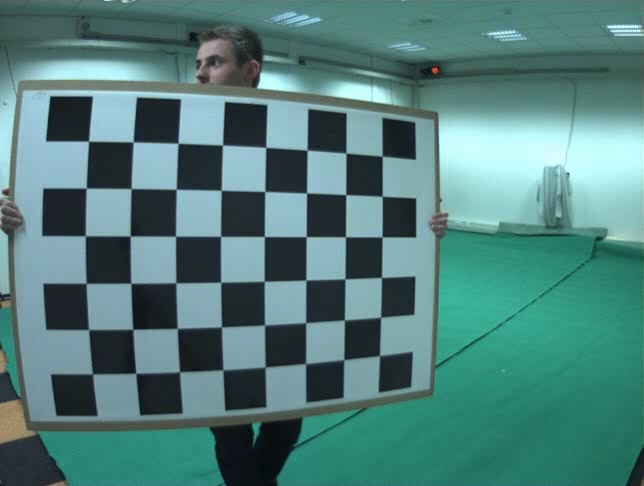
#> input picture data/cam1/1.jpg, 644 x 486 px
$ python -i project.py   (imports and definitions only)
#> lines starting #> are read from the running program, lines starting #| are printed output that depends on the picture
#> further down, picture is the input picture: shape (486, 644, 3); mean B, G, R 124, 127.2, 81.9
import cv2 as cv
import numpy as np
import os
import glob
from CalibrationInstance import CalibrationInstance
import util

# Stride length
stride = 44 # mm

# Termination criteria
criteria = (cv.TERM_CRITERIA_EPS + cv.TERM_CRITERIA_MAX_ITER, 30, 0.001)

#global grid, objp, axis_points, cube_points

# Initialize points for calibration
# [18 lines left out: function initialize_points, not called in this run]

# Arrays to store object points and image points for calibration from all images
points_25 = {} # 'image_fname: (objpoints, imgpoints)
points_10 = {}
points_5  = {}

# Sort test images
# [1 line not run here, left out]
images = sorted(glob.glob('media/*.jpg') + glob.glob('media/*.jpeg'))

# Flags for corner detection
flags = cv.CALIB_CB_EXHAUSTIVE + cv.CALIB_CB_ACCURACY

# Initialize calibration variables
ret, matrix, distortion_coef, rotation_vecs, translation_vecs = None, None, None, None, None

# Initialize display images for manual calibration
clicked_points = []

# Function called upon mouse click
# [92 lines left out: functions mouse_callback, manual_check, find_roll_pitch_yaw, solvepnp_vectors, not called in this run]

# CHOICE TASK
# Preprocesses the image for clarity, increasing corner detection rate
def preprocessing(img):

    # Resize img (needs to be resized in projection as well if we decide to do so)
    processed_img = cv.resize(img, (int(img.shape[1]/2), int(img.shape[0]/2)))
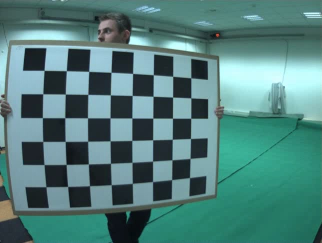
#> processed_img: shape (243, 322, 3); mean B, G, R 124.1, 127.3, 82

    # Convert image to grayscale
    processed_img = cv.cvtColor(img, cv.COLOR_BGR2GRAY)
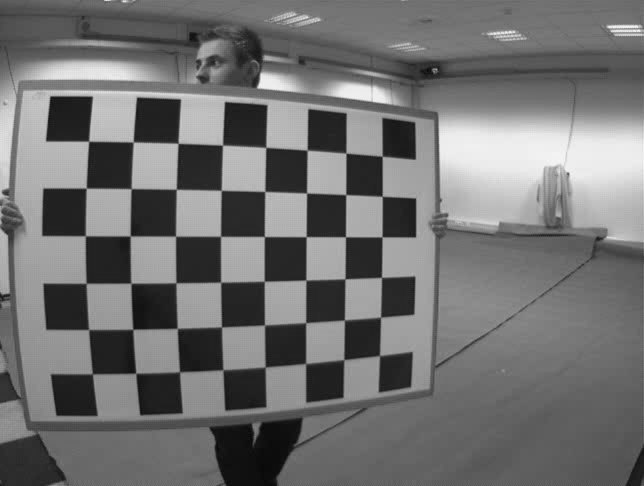
#> processed_img: shape (486, 644); min 8, max 244, mean 113.2

    # Apply CLAHE preprocessing for increased contrast and glare reduction
    clahe = cv.createCLAHE(clipLimit=20.0, tileGridSize=(8, 8))
    processed_img = clahe.apply(processed_img)
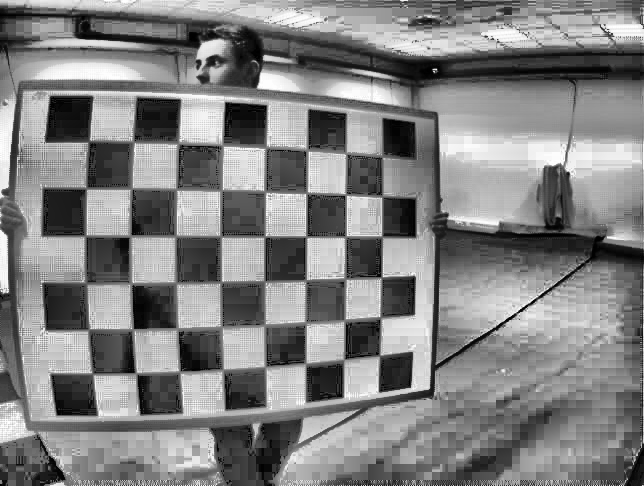
#> processed_img: shape (486, 644); min 0, max 255, mean 129.5

    # Apply slight gaussian blur to reduce the effect of glare on edge detection
    processed_img = cv.GaussianBlur(processed_img, (5, 5), 0)

    return processed_img

# Automatically sample N frames from a video file given its path
# [324 lines left out: functions sample_frames, get_all_points, get_points, calibrate_camera, draw_axis, draw_cube and 1 more, not called in this run]

>>> import cv2
>>> picture = cv2.imread('data/cam1/1.jpg')
>>> result = preprocessing(picture)

$ run again, on data/cam1/10.jpg
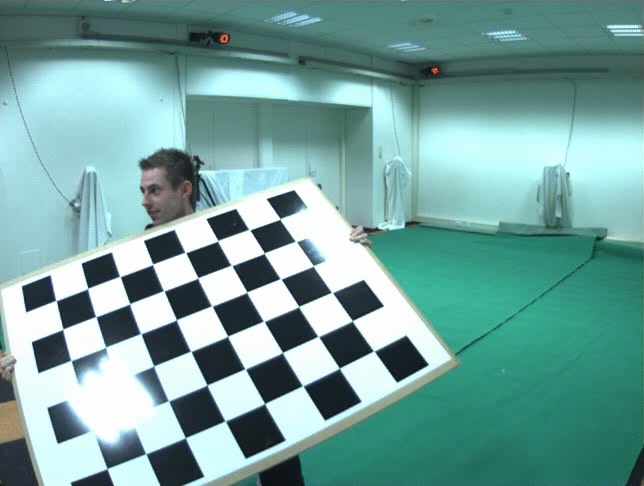
#> input picture data/cam1/10.jpg, 644 x 486 px
#> picture is the input picture: shape (486, 644, 3); mean B, G, R 157.6, 161.9, 116.4
#> in preprocessing, `processed_img = cv.cvtColor(img, cv.COLOR_BGR2GRAY)`:
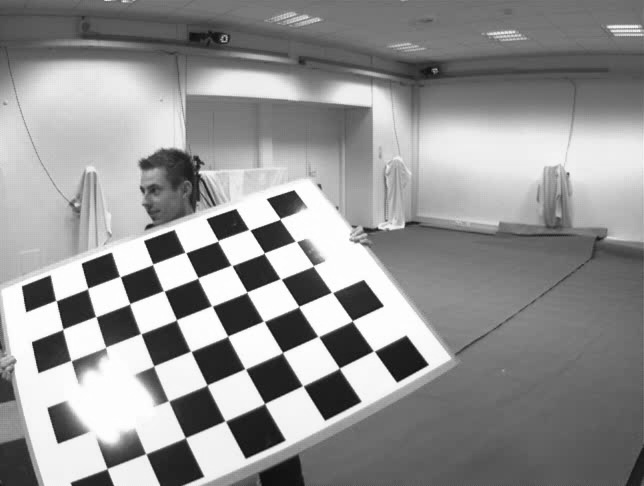
#> processed_img: shape (486, 644); min 12, max 255, mean 147.8
#> in preprocessing, `processed_img = clahe.apply(processed_img)`:
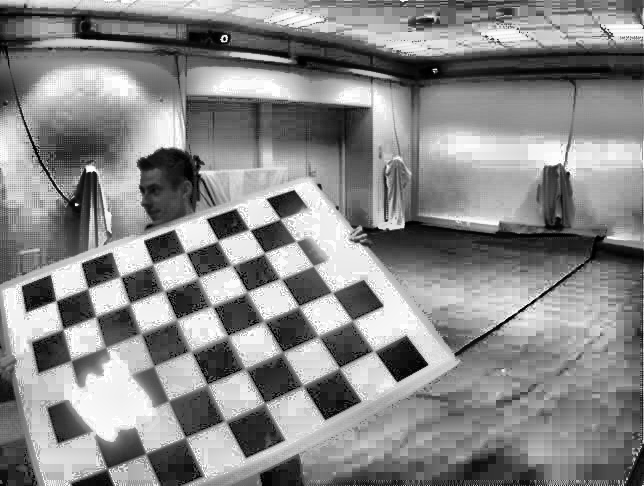
#> processed_img: shape (486, 644); min 0, max 255, mean 136.6

$ run again, on data/cam1/11.jpg
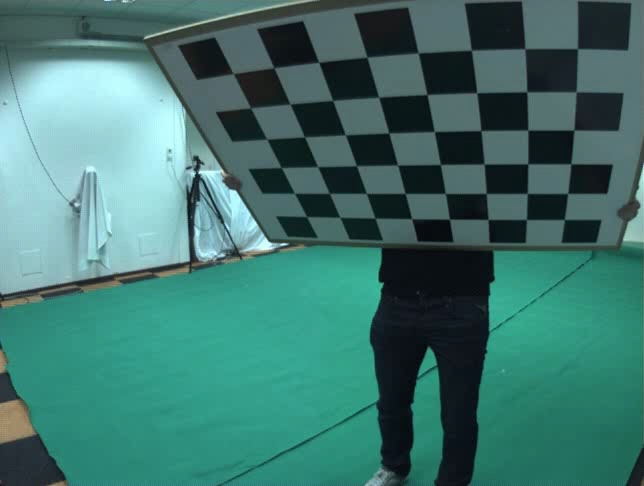
#> input picture data/cam1/11.jpg, 644 x 486 px
#> picture is the input picture: shape (486, 644, 3); mean B, G, R 110.6, 117.1, 64.1
#> in preprocessing, `processed_img = cv.cvtColor(img, cv.COLOR_BGR2GRAY)`:
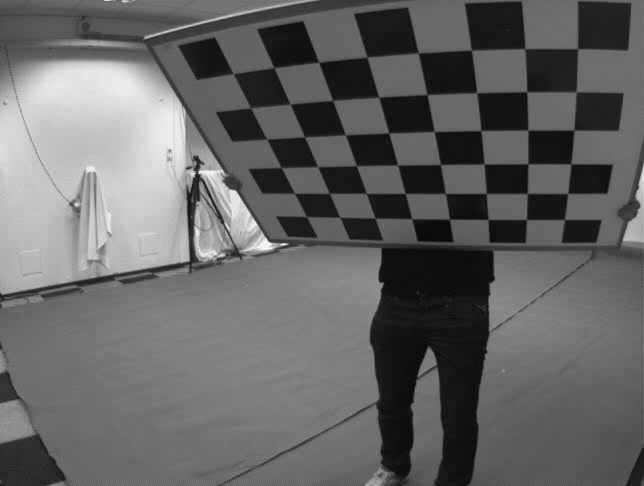
#> processed_img: shape (486, 644); min 4, max 246, mean 100.5
#> in preprocessing, `processed_img = clahe.apply(processed_img)`:
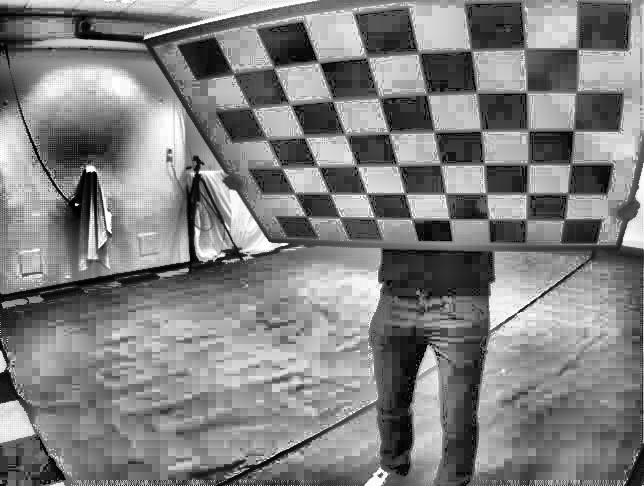
#> processed_img: shape (486, 644); min 0, max 255, mean 128.5

$ run again, on data/cam1/12.jpg
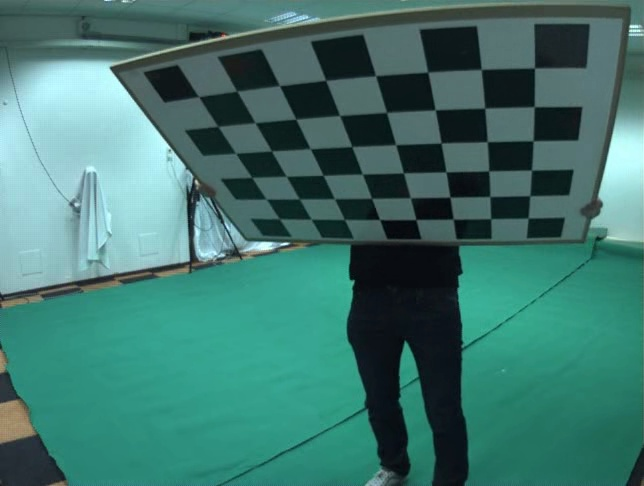
#> input picture data/cam1/12.jpg, 644 x 486 px
#> picture is the input picture: shape (486, 644, 3); mean B, G, R 110.4, 118.1, 63.8
#> in preprocessing, `processed_img = cv.cvtColor(img, cv.COLOR_BGR2GRAY)`:
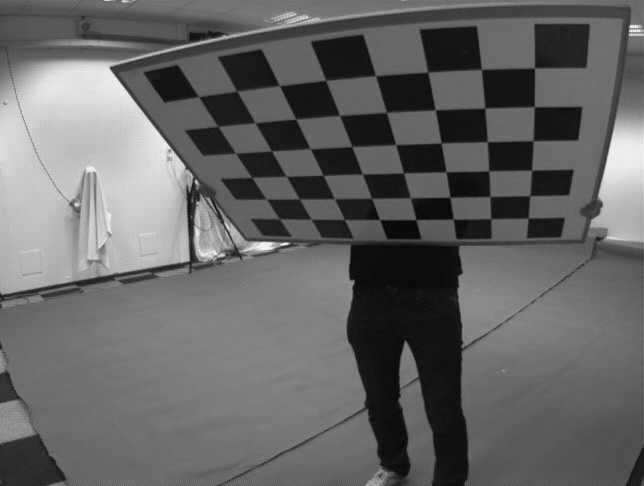
#> processed_img: shape (486, 644); min 4, max 247, mean 101
#> in preprocessing, `processed_img = clahe.apply(processed_img)`:
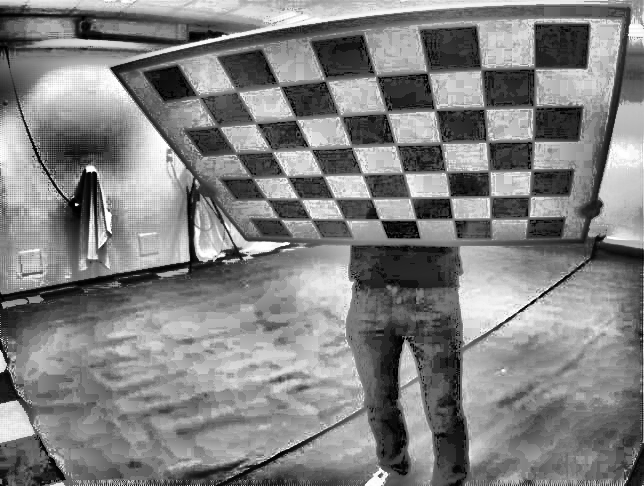
#> processed_img: shape (486, 644); min 0, max 255, mean 129.1
